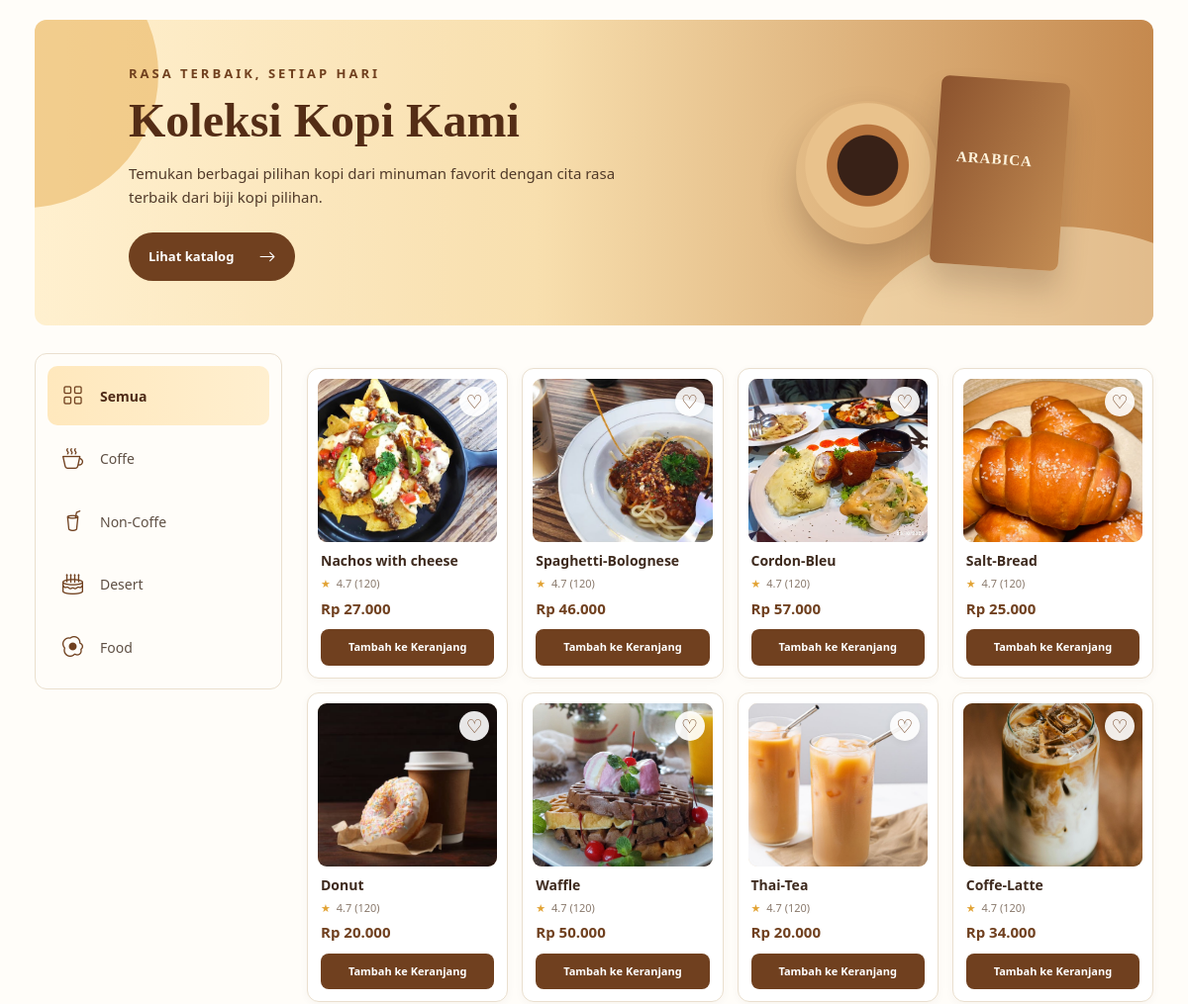
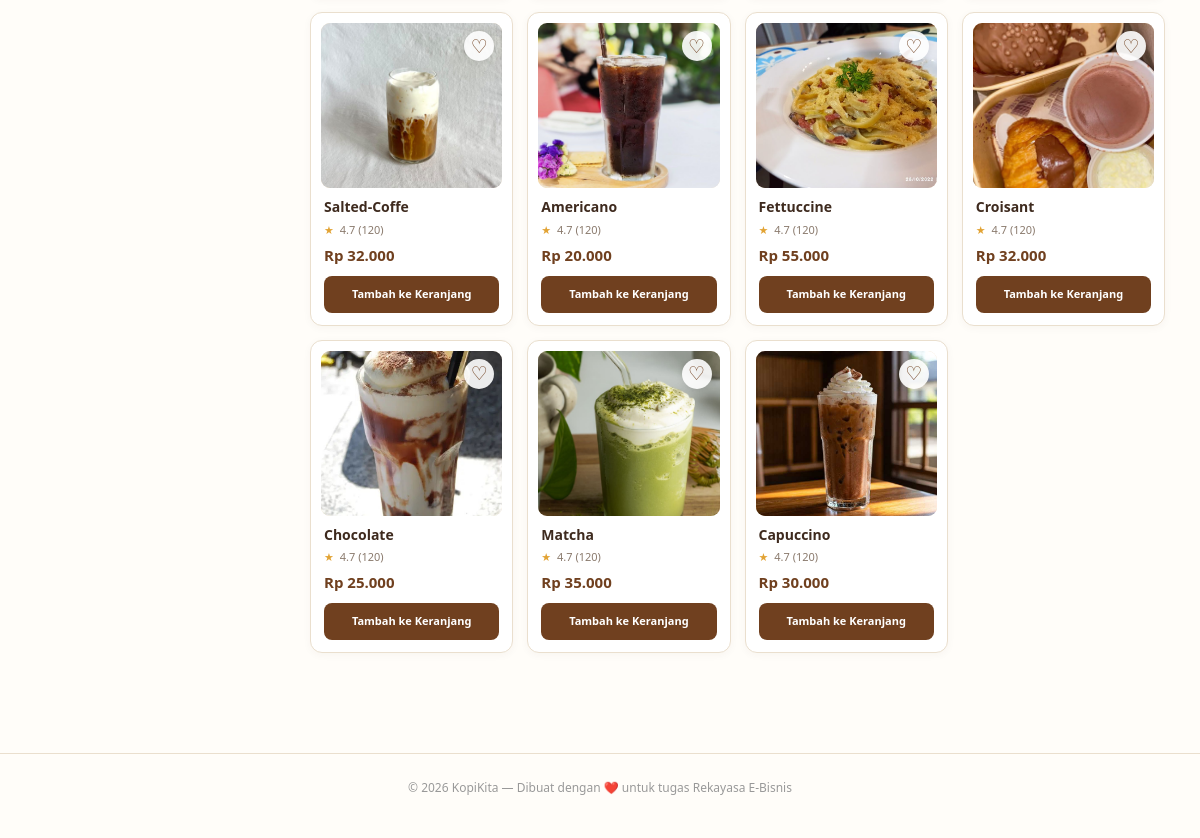
The page / on the database its author committed (2 pictures, top to bottom).
### tables this page shows
CREATE TABLE `categories` (
  `id` int(11) NOT NULL,
  `nama` varchar(100) NOT NULL,
  `created_at` datetime DEFAULT current_timestamp()
);

CREATE TABLE `products` (
  `id` int(11) NOT NULL,
  `category_id` int(11) DEFAULT NULL,
  `nama` varchar(150) NOT NULL,
  `harga` decimal(10,2) NOT NULL,
  `stok` int(11) DEFAULT 0,
  `gambar` varchar(255) DEFAULT NULL,
  `deskripsi` text DEFAULT NULL,
  `created_at` datetime DEFAULT current_timestamp()
);

### includes/functions.php (called while the page is built, shortened)
<?php
function formatRupiah($angka) {
    return 'Rp ' . number_format($angka, 0, ',', '.');
}

### index.php (the view, shortened to what this page needs)
<?php
require_once 'includes/db.php';
require_once 'includes/functions.php';
$stmt = $pdo->query("
    SELECT p.*, c.nama AS kategori
    FROM products p
    LEFT JOIN categories c ON p.category_id = c.id
    ORDER BY p.id DESC
");
$products = $stmt->fetchAll();
$categories = $pdo->query("SELECT * FROM categories")->fetchAll();
?>
<!DOCTYPE html>
<html lang="id">
<head>
    <link
        href="https://cdn.jsdelivr.net/npm/bootstrap@5.3.0/dist/css/bootstrap.min.css"
        rel="stylesheet">
    <link
        href="https://cdn.jsdelivr.net/npm/bootstrap-icons@1.11.0/font/bootstrap-icons.css"
        rel="stylesheet">
</head>
<body>
    <main class="home-container">
        <section class="hero">
            <div class="hero-content">
                <span class="hero-label">
                    Rasa terbaik, setiap hari
                </span>
                <h1>
                    Koleksi Kopi Kami
                </h1>
                <p>
                    Temukan berbagai pilihan kopi dari minuman favorit
                    dengan cita rasa terbaik dari biji kopi pilihan.
                </p>
                <a
                    href="katalog.php"
                    class="hero-button">
                    Lihat katalog
                    <i class="bi bi-arrow-right"></i>
                </a>
            </div>
            <div class="hero-decoration">
                <div class="hero-cup"></div>
                <div class="hero-coffee-bag"></div>
            </div>
        </section>
        <section class="catalog-layout">
            <aside class="category-sidebar">
                <button
                    class="category-side-item active"
                    data-cat="">
                    <i class="bi bi-grid"></i>
                    <span>
                        Semua
                    </span>
                </button>
                <?php foreach ($categories as $cat): ?>
                    <?php
                    $namaKategori = strtolower(trim($cat['nama']));
                    if ($namaKategori === 'coffe') {
                        $icon = 'bi-cup-hot';
                    } elseif ($namaKategori === 'non-coffe') {
                        $icon = 'bi-cup-straw';
                    } elseif ($namaKategori === 'food') {
                        $icon = 'bi-egg-fried';
                    } elseif ($namaKategori === 'desert') {
                        $icon = 'bi-cake2';
                    } else {
                        $icon = 'bi-grid';
                    }
                    ?>
                    <button
                        class="category-side-item"
                        data-cat="<?= $cat['id'] ?>">
                        <i class="bi <?= $icon ?>"></i>
                        <span>
                            <?= htmlspecialchars($cat['nama']) ?>
                        </span>
                    </button>
                <?php endforeach; ?>
            </aside>
            <section class="product-section">
                <div
                    class="product-grid"
                    id="product-grid">
                    <?php foreach ($products as $p): ?>
                        <div
                            class="product-item"
                            data-cat="<?= $p['category_id'] ?>">
                            <div class="product-card">
                                <div class="product-thumb">
                                    <?php if (!empty($p['gambar'])): ?>
                                        <img
                                            src="uploads/products/<?= htmlspecialchars($p['gambar']) ?>"
                                            onerror="this.style.display='none';this.nextElementSibling.style.display='flex'">
                                    <?php else: ?>
                                        <i
                                            class="bi bi-box-seam no-img"></i>
                                    <?php endif; ?>
                                    <div class="product-heart">
                                        ♡
                                    </div>
                                </div>
                                <div class="product-body">
                                    <div class="product-name">
                                        <?= htmlspecialchars(
                                            $p['nama']
                                        ) ?>
                                    </div>
                                    <div class="product-rating">
                                        <span class="star">
                                            ★
                                        </span>
                                        4.7 (120)
                                    </div>
                                    <div class="product-price">
                                        <?= formatRupiah(
                                            $p['harga']
                                        ) ?>
                                    </div>
                                    <button class="btn-cart">
                                        Tambah ke Keranjang
                                    </button>
                                </div>
                            </div>
                        </div>
                    <?php endforeach; ?>
                </div>
            </section>
        </section>
    </main>
    <?php
    include 'footer.php';
    ?>
</body>
</html>

### footer.php
<footer>
    <div class="container text-center">
        <p>© <?= date('Y') ?> KopiKita — Dibuat dengan ❤️ untuk tugas Rekayasa E-Bisnis</p>
    </div>
</footer>

### rows shown on the page
categories: nama "Coffe"
categories: nama "Non-Coffe"
categories: nama "Desert"
categories: nama "Food"
products: gambar (picture), nama "Nachos with cheese", harga "Rp 27.000"
products: gambar (picture), nama "Spaghetti-Bolognese", harga "Rp 46.000"
products: gambar (picture), nama "Cordon-Bleu", harga "Rp 57.000"
products: gambar (picture), nama "Salt-Bread", harga "Rp 25.000"
products: gambar (picture), nama "Donut", harga "Rp 20.000"
products: gambar (picture), nama "Waffle", harga "Rp 50.000"
products: gambar (picture), nama "Thai-Tea", harga "Rp 20.000"
products: gambar (picture), nama "Coffe-Latte", harga "Rp 34.000"
products: gambar (picture), nama "Salted-Coffe", harga "Rp 32.000"
products: gambar (picture), nama "Americano", harga "Rp 20.000"
products: gambar (picture), nama "Fettuccine", harga "Rp 55.000"
products: gambar (picture), nama "Croisant", harga "Rp 32.000"
products: gambar (picture), nama "Chocolate", harga "Rp 25.000"
products: gambar (picture), nama "Matcha", harga "Rp 35.000"
products: gambar (picture), nama "Capuccino", harga "Rp 30.000"
